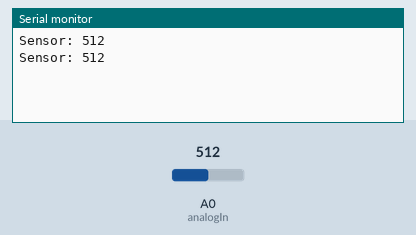
Bench run of a sketch on a simulated Arduino Uno, built with avr-gcc and run on an emulated ATmega328P. Parts: the last lines printed to the serial monitor. The test bench sets the inputs (shaded band); at power-on: A0 (analogIn) = 512.

Above: at 2.8 s.
2.9 s: A0 (analogIn) set to 716
At 4.7 s:
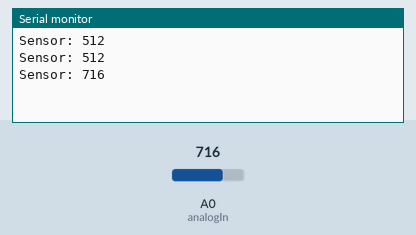
5.6 s: A0 (analogIn) set to 900
At 7.5 s:
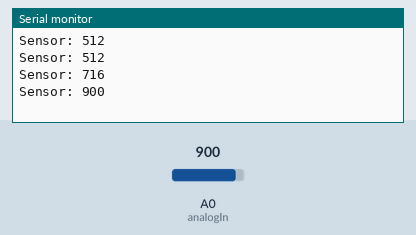
Timing chart, 0 to 9.0 s (numbered marks = the images above; inputs shaded):
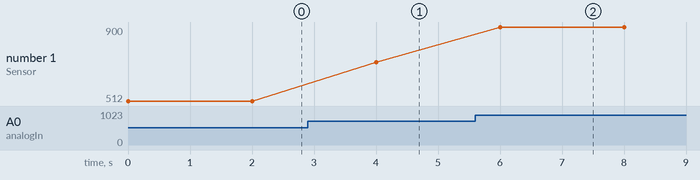

The sketch:

AnalogInOutSerial.ino
```cpp
const int analogIn = A0;

int sensorValue = 0;

void setup() {
  Serial.begin(9600);
}

void loop() {
  sensorValue = analogRead(analogIn);
  Serial.print("Sensor: ");
  Serial.println(sensorValue);
  delay(2000);
}
```

Measured:
- after the input at 2.9 s, the serial monitor: prints a new line after 1.1 s (image 1)
- after the input at 5.6 s, the serial monitor: prints a new line after 0.40 s (image 2)
- plotted number 1: 512 → 716 after the input at 2.9 s, 716 → 900 after the input at 5.6 s
